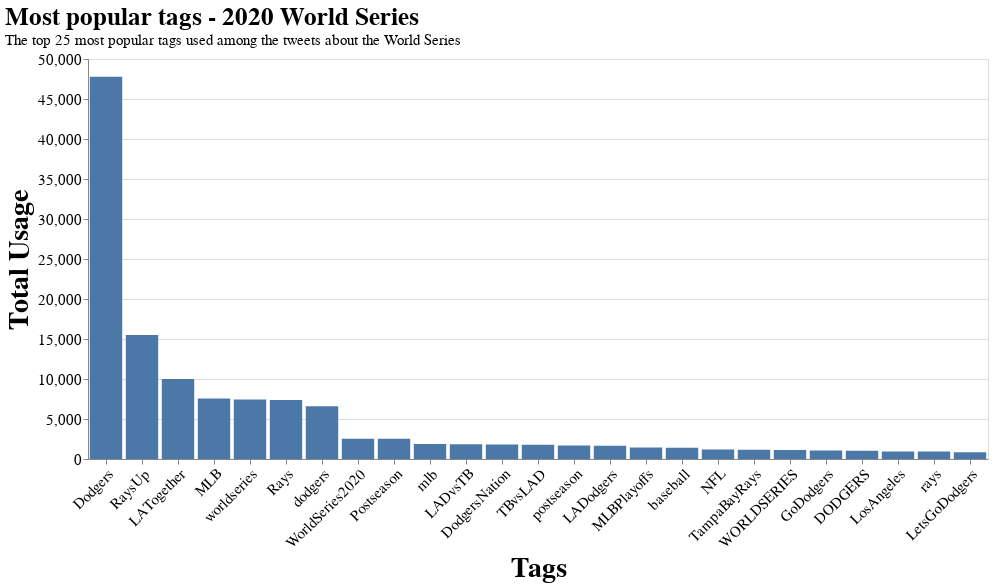

Source (notebook cell):
### Code cell
c1=c[1:26]

alt.Chart(c1).mark_bar().encode(
    x=alt.X('tags',sort=['count'],title='Tags',axis=alt.Axis(labelAngle=-45)),
    y=alt.Y('count',title='Total Usage')
).properties(width=900,height=400,title={
      "text": ["Most popular tags - 2020 World Series"],
      "subtitle":["The top 25 most popular tags used among the tweets about the World Series"]  
    }).configure_axis(
    labelFontSize=15,
    titleFontSize=28
).configure_title(
    anchor='start',
    fontSize = 25,
    subtitleFontSize = 15
).configure_legend(
    titleFontSize=20,
    labelFontSize=16
)

### Figure 1 — Vega-Lite specification as saved in the notebook (floating-point values rounded to 4 significant figures)
{"config": {"view": {"continuousWidth": 400, "continuousHeight": 300}, "axis": {"labelFontSize": 15, "titleFontSize": 28}, "legend": {"labelFontSize": 16, "titleFontSize": 20}, "title": {"anchor": "start", "fontSize": 25, "subtitleFontSize": 15}}, "data": {"name": "data-3e774bc34ecf5226d4d52cf922c1fcfc"}, "mark": "bar", "encoding": {"x": {"type": "nominal", "axis": {"labelAngle": -45}, "field": "tags", "sort": ["count"], "title": "Tags"}, "y": {"type": "quantitative", "field": "count", "title": "Total Usage"}}, "height": 400, "title": {"text": ["Most popular tags - 2020 World Series"], "subtitle": ["The top 25 most popular tags used among the tweets about the World Series"]}, "width": 900, "$schema": "https://vega.github.io/schema/vega-lite/v4.8.1.json", "datasets": {"data-3e774bc34ecf5226d4d52cf922c1fcfc": [{"tags": "Dodgers", "count": 47788}, {"tags": "RaysUp", "count": 15511}, {"tags": "LATogether", "count": 10006}, {"tags": "MLB", "count": 7570}, {"tags": "worldseries", "count": 7447}, {"tags": "Rays", "count": 7371}, {"tags": "dodgers", "count": 6601}, {"tags": "WorldSeries2020", "count": 2543}, {"tags": "Postseason", "count": 2533}, {"tags": "mlb", "count": 1870}, {"tags": "LADvsTB", "count": 1858}, {"tags": "DodgersNation", "count": 1805}, {"tags": "TBvsLAD", "count": 1767}, {"tags": "postseason", "count": 1691}, {"tags": "LADodgers", "count": 1654}, {"tags": "MLBPlayoffs", "count": 1453}, {"tags": "baseball", "count": 1394}, {"tags": "NFL", "count": 1177}, {"tags": "TampaBayRays", "count": 1143}, {"tags": "WORLDSERIES", "count": 1112}, {"tags": "GoDodgers", "count": 1053}, {"tags": "DODGERS", "count": 1032}, {"tags": "LosAngeles", "count": 945}, {"tags": "rays", "count": 941}, {"tags": "LetsGoDodgers", "count": 843}]}}
